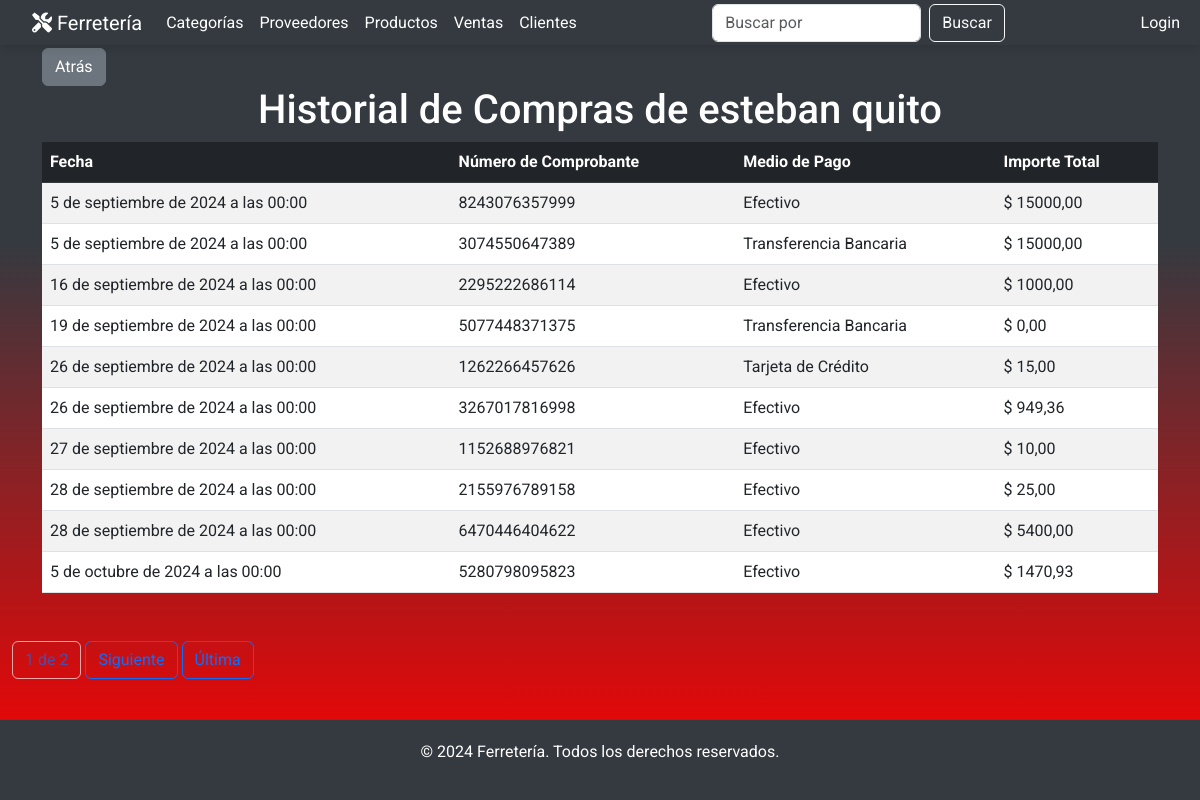
Screenshot of /clientes/compras/3/ with the database file from the repository.
### miAplicacion/models.py (models this page shows, shortened)
class Cliente(models.Model):
    nombre = models.CharField(max_length=50)
    apellido = models.CharField(max_length=100)
    documento = models.CharField(max_length=50)
    direccion = models.CharField(max_length=200, default='', blank=True)
    telefono = models.CharField(max_length=15)
    email = models.EmailField(default='', blank=True)

class Venta(models.Model):
    fecha = models.DateTimeField(default=timezone.now)
    numero_comprobante = models.CharField(max_length=13, unique=True, verbose_name="Número de Comprobante")
    cliente = models.ForeignKey(Cliente, on_delete=models.CASCADE, default=None, null=True)
    medio_de_pago = models.ForeignKey(MedioDePago, on_delete=models.CASCADE, default=None, null=True)
    detalle_ventas = models.ManyToManyField(Producto, through="DetalleVenta")
    importe_total = models.DecimalField(null=False, max_digits=10, decimal_places=2, default=0.00)
    anulada = models.BooleanField(default=False)  # Nuevo campo

class MedioDePago(models.Model):
    TIPO_PAGO_CHOICES = [
        ('EF', 'Efectivo'),
        ('TC', 'Tarjeta de Crédito'),
        ('TD', 'Tarjeta de Débito'),
        ('TR', 'Transferencia Bancaria'),
    ]  # Puedes agregar más opciones aquí
    nombre = models.CharField(max_length=2, choices=TIPO_PAGO_CHOICES, unique=True)
    def __str__(self):
        return self.get_nombre_display()

### miAplicacion/views.py (the view)
# urls.py: path('clientes/compras/<int:pk>/', clienteCompras.as_view(), name='cliente_compras'),
class clienteCompras(ListView):
    model = Venta
    template_name = 'clientes/cliente_compras.html'
    context_object_name = 'ventas'
    paginate_by = 10
    def get_queryset(self):
        cliente = get_object_or_404(Cliente, pk=self.kwargs['pk'])  # Obtener el cliente usando el pk
        queryset = super().get_queryset().filter(cliente=cliente)  # Filtrar ventas por el cliente
        query = self.request.GET.get('q')  # Considerando el caso de búsqueda
        if query:
            queryset = queryset.filter(Q(titulo__icontains=query) | Q(de__icontains=query))
        return queryset
    def get_context_data(self, **kwargs):
        context = super().get_context_data(**kwargs)
        context['cliente'] = get_object_or_404(Cliente, pk=self.kwargs['pk'])  # Obtener el cliente
        return context

### miAplicacion/templates/clientes/cliente_compras.html (shortened to what this page needs)
{% extends 'base.html' %}
{% block content %}
<div class="container my-5">
    <button type="button" onclick="window.location.href='{% url 'cliente_lista' %}'" class="btn btn-secondary">Atrás</button>
    <h1 class="text-center">Historial de Compras de {{ cliente.nombre }} {{ cliente.apellido }}</h1>
    <table class="table table-striped table-hover align-middle">
        <thead class="table-dark">
            <tr>
                <th>Fecha</th>
                <th>Número de Comprobante</th>
                <th>Medio de Pago</th>
                <th>Importe Total</th>
            </tr>
        </thead>
        <tbody>
            {% for venta in ventas %}
            <tr onclick="window.location='{% url 'detalle_venta' venta.id %}'">
                <td>{{ venta.fecha }}</td>
                <td>{{ venta.numero_comprobante }}</td>
                <td>{{ venta.medio_de_pago }}</td>
                <td> $ {{ venta.importe_total }}</td>
            </tr>
            {% empty %}
            <tr>
                <td colspan="5" class="text-center">Este cliente no ha realizado compras.</td>
            </tr>
            {% endfor %}
        </tbody>
    </table>
</div>
<div class="paginación justify-content-center">
    <span class="current-page btn btn-outline-light disabled text-primary mb-3">
    </span>
    {% if page_obj.has_next %}
        <a class="btn btn-outline-primary mb-3" href="?page={{ page_obj.next_page_number }}">
            Siguiente
        </a>
        <a class="btn btn-outline-primary mb-3" href="?page={{ page_obj.paginator.num_pages }}">
            Última
        </a>
    {% endif %}
</div>
{% endblock %}

### miAplicacion/templates/base.html (style rules this page uses)
html, body { margin: 0; padding: 0; height: 100%; }
body { font-family: 'Roboto', sans-serif; background-color: #f8f9fa; color: #333; display: flex; flex-direction: column; min-height: 100vh; }

### rows the page displays
Cliente: nombre "esteban", apellido "quito"
Venta: fecha "5 de septiembre de 2024 a las 00:00", numero_comprobante "8243076357999", medio_de_pago "Efectivo", importe_total "15000,00"
Venta: fecha "5 de septiembre de 2024 a las 00:00", numero_comprobante "3074550647389", medio_de_pago "Transferencia Bancaria", importe_total "15000,00"
Venta: fecha "16 de septiembre de 2024 a las 00:00", numero_comprobante "2295222686114", medio_de_pago "Efectivo", importe_total "1000,00"
Venta: fecha "19 de septiembre de 2024 a las 00:00", numero_comprobante "5077448371375", medio_de_pago "Transferencia Bancaria", importe_total "0,00"
Venta: fecha "26 de septiembre de 2024 a las 00:00", numero_comprobante "1262266457626", medio_de_pago "Tarjeta de Crédito", importe_total "15,00"
Venta: fecha "26 de septiembre de 2024 a las 00:00", numero_comprobante "3267017816998", medio_de_pago "Efectivo", importe_total "949,36"
Venta: fecha "27 de septiembre de 2024 a las 00:00", numero_comprobante "1152688976821", medio_de_pago "Efectivo", importe_total "10,00"
Venta: fecha "28 de septiembre de 2024 a las 00:00", numero_comprobante "2155976789158", medio_de_pago "Efectivo", importe_total "25,00"
Venta: fecha "28 de septiembre de 2024 a las 00:00", numero_comprobante "6470446404622", medio_de_pago "Efectivo", importe_total "5400,00"
Venta: fecha "5 de octubre de 2024 a las 00:00", numero_comprobante "5280798095823", medio_de_pago "Efectivo", importe_total "1470,93"
